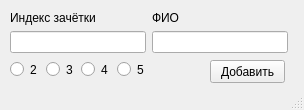
<?xml version="1.0" encoding="UTF-8"?>
<ui version="4.0">
 <class>MainWindow</class>
 <widget class="QMainWindow" name="MainWindow">
  <property name="geometry">
   <rect>
    <x>0</x>
    <y>0</y>
    <width>304</width>
    <height>110</height>
   </rect>
  </property>
  <property name="windowTitle">
   <string>MainWindow</string>
  </property>
  <widget class="QWidget" name="centralwidget">
   <widget class="QPushButton" name="pushButton">
    <property name="geometry">
     <rect>
      <x>210</x>
      <y>60</y>
      <width>75</width>
      <height>23</height>
     </rect>
    </property>
    <property name="text">
     <string>Добавить</string>
    </property>
   </widget>
   <widget class="QWidget" name="layoutWidget">
    <property name="geometry">
     <rect>
      <x>10</x>
      <y>60</y>
      <width>136</width>
      <height>19</height>
     </rect>
    </property>
    <layout class="QHBoxLayout" name="horizontalLayout">
     <item>
      <widget class="QRadioButton" name="radioButton">
       <property name="text">
        <string>2</string>
       </property>
      </widget>
     </item>
     <item>
      <widget class="QRadioButton" name="radioButton_2">
       <property name="text">
        <string>3</string>
       </property>
      </widget>
     </item>
     <item>
      <widget class="QRadioButton" name="radioButton_3">
       <property name="text">
        <string>4</string>
       </property>
      </widget>
     </item>
     <item>
      <widget class="QRadioButton" name="radioButton_4">
       <property name="text">
        <string>5</string>
       </property>
      </widget>
     </item>
    </layout>
   </widget>
   <widget class="QWidget" name="layoutWidget">
    <property name="geometry">
     <rect>
      <x>10</x>
      <y>10</y>
      <width>278</width>
      <height>43</height>
     </rect>
    </property>
    <layout class="QHBoxLayout" name="horizontalLayout_2">
     <item>
      <layout class="QVBoxLayout" name="verticalLayout">
       <item>
        <widget class="QLabel" name="label_2">
         <property name="text">
          <string>Индекс зачётки</string>
         </property>
        </widget>
       </item>
       <item>
        <widget class="QLineEdit" name="lineNumber_book"/>
       </item>
      </layout>
     </item>
     <item>
      <layout class="QVBoxLayout" name="verticalLayout_2">
       <item>
        <widget class="QLabel" name="label">
         <property name="text">
          <string>ФИО</string>
         </property>
        </widget>
       </item>
       <item>
        <widget class="QLineEdit" name="lineFull_name"/>
       </item>
      </layout>
     </item>
    </layout>
   </widget>
  </widget>
  <widget class="QMenuBar" name="menubar">
   <property name="geometry">
    <rect>
     <x>0</x>
     <y>0</y>
     <width>304</width>
     <height>21</height>
    </rect>
   </property>
  </widget>
  <widget class="QStatusBar" name="statusbar"/>
 </widget>
 <resources/>
 <connections/>
</ui>
